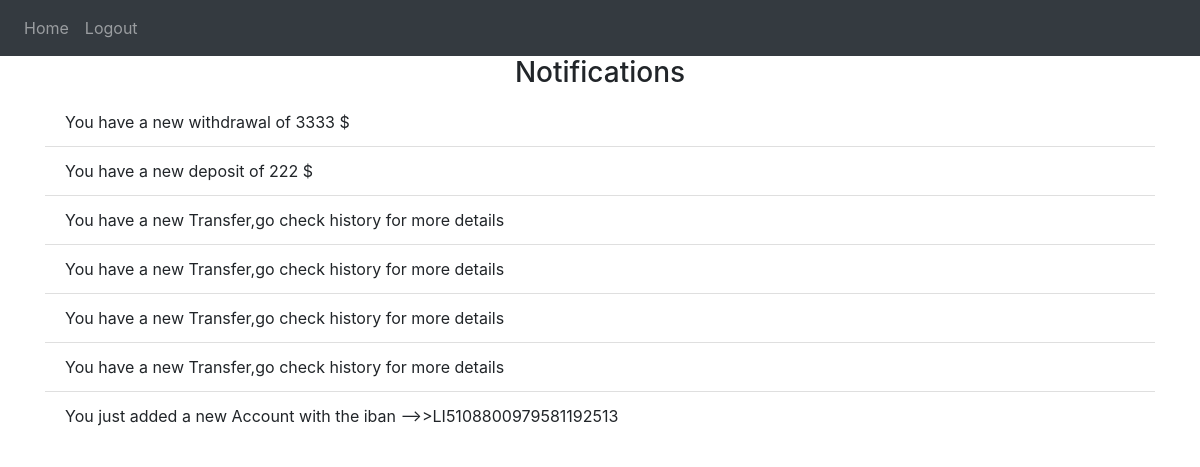
The page /notifications (signed in) on the database its author committed.
### website/models.py (models this page shows)
class Notification(db.Model):
    id = db.Column(db.Integer, primary_key=True)
    data = db.Column(db.String(500))
    user_id = db.Column(db.Integer, db.ForeignKey('user.id'))

### website/views.py (the view)
@views.route("/notifications")
@login_required
def notifications():
    return render_template("notifications.html", user=current_user)

### website/__init__.py (called while the page is built)
def create_app():
    app = Flask(__name__)
    app.config["SECRET_KEY"] = "sagasgasd"
    app.config["SQLALCHEMY_DATABASE_URI"] = f"sqlite:///{DB_NAME}"
    db.init_app(app)
    from .views import views
    from .auth import auth
    app.register_blueprint(views, url_prefix="/")
    app.register_blueprint(auth, url_prefix="/")
    from .models import User, Account
    login_manager = LoginManager()
    login_manager.login_view = "auth.login"
    login_manager.init_app(app)
    @login_manager.user_loader
    def load_user(id):
        return User.query.get(int(id))
    with app.app_context():
        print("Database created")
        db.create_all()
    return app

### website/templates/notifications.html
{% extends "base.html" %} {% block title %}My Accounts{% endblock %} {% block content %}
<h3 align="center">Notifications</h3>
<ul class="list-group list-group-flush" id="notifications">
    {% for note in user.notifications[::-1] %}
    <li class="list-group-item">
      {{ note.data }}
    </li>
    {% endfor %}
  </ul>
{% endblock %}

### website/templates/base.html (shortened to what this page needs)
<!DOCTYPE html>
<html>
    <head>
        <link
      rel="stylesheet"
      href="https://stackpath.bootstrapcdn.com/bootstrap/4.4.1/css/bootstrap.min.css"
    />
        <link
      rel="stylesheet"
      href="https://stackpath.bootstrapcdn.com/font-awesome/4.7.0/css/font-awesome.min.css"
    />
    </head>
    <body>
        <nav bar class="navbar navbar-expand-lg navbar-dark bg-dark">
            <div class="collapse navbar-collapse" id ="navbar">
                <div class="navbar-nav">
                    {% if user.is_authenticated %}
                    <a class="nav-item nav-link" id="home" href="/">Home</a>
                    <a class="nav-item nav-link" id="logout" href="/logout">Logout</a>
                    {% else %}
                    <a class="nav-item nav-link" id="sign_up" href="/sign_up">Sign Up</a>
                    <a class="nav-item nav-link" id="login" href="/login">Login</a>
                    {% endif %}
                </div>
            </div>
        </nav>
        <div class="container">
            {% block content %}
            {% endblock %}
        </div>
    </body>
</html>

### rows shown on the page
Notification: data "You have a new withdrawal of 3333 $"
Notification: data "You have a new deposit of 222 $"
Notification: data "You have a new Transfer,go check history for more details"
Notification: data "You have a new Transfer,go check history for more details"
Notification: data "You have a new Transfer,go check history for more details"
Notification: data "You have a new Transfer,go check history for more details"
Notification: data "You just added a new Account with the iban -->>LI5108800979581192513"
